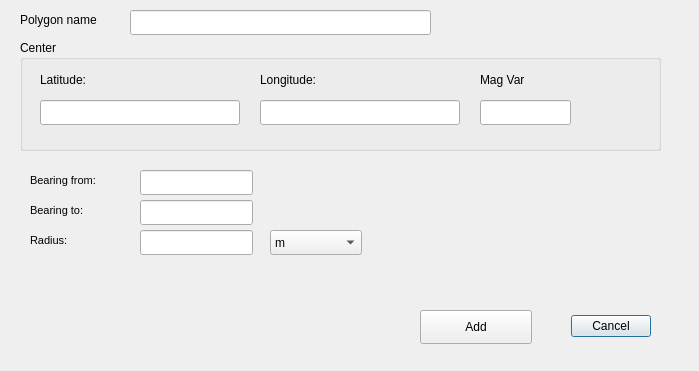
<?xml version="1.0" encoding="UTF-8"?>
<ui version="4.0">
 <class>CreateCircleSegmentDialogBase</class>
 <widget class="QDialog" name="CreateCircleSegmentDialogBase">
  <property name="geometry">
   <rect>
    <x>0</x>
    <y>0</y>
    <width>699</width>
    <height>371</height>
   </rect>
  </property>
  <property name="windowTitle">
   <string>CreateCircleSegment</string>
  </property>
  <widget class="QDialogButtonBox" name="button_box">
   <property name="geometry">
    <rect>
     <x>400</x>
     <y>310</y>
     <width>251</width>
     <height>32</height>
    </rect>
   </property>
   <property name="orientation">
    <enum>Qt::Horizontal</enum>
   </property>
   <property name="standardButtons">
    <set>QDialogButtonBox::Cancel</set>
   </property>
  </widget>
  <widget class="QLabel" name="label_10">
   <property name="geometry">
    <rect>
     <x>30</x>
     <y>170</y>
     <width>111</width>
     <height>21</height>
    </rect>
   </property>
   <property name="font">
    <font>
     <pointsize>8</pointsize>
     <weight>50</weight>
     <bold>false</bold>
    </font>
   </property>
   <property name="text">
    <string>Bearing from:</string>
   </property>
  </widget>
  <widget class="QLabel" name="label_11">
   <property name="geometry">
    <rect>
     <x>30</x>
     <y>200</y>
     <width>111</width>
     <height>21</height>
    </rect>
   </property>
   <property name="font">
    <font>
     <pointsize>8</pointsize>
     <weight>50</weight>
     <bold>false</bold>
    </font>
   </property>
   <property name="text">
    <string>Bearing to:</string>
   </property>
  </widget>
  <widget class="QLineEdit" name="lineEditPolyName">
   <property name="geometry">
    <rect>
     <x>130</x>
     <y>10</y>
     <width>301</width>
     <height>25</height>
    </rect>
   </property>
  </widget>
  <widget class="QLabel" name="label_4">
   <property name="geometry">
    <rect>
     <x>20</x>
     <y>10</y>
     <width>111</width>
     <height>19</height>
    </rect>
   </property>
   <property name="text">
    <string>Polygon name</string>
   </property>
  </widget>
  <widget class="QLineEdit" name="lineEditRadius">
   <property name="geometry">
    <rect>
     <x>140</x>
     <y>230</y>
     <width>113</width>
     <height>25</height>
    </rect>
   </property>
  </widget>
  <widget class="QGroupBox" name="groupBox">
   <property name="geometry">
    <rect>
     <x>20</x>
     <y>40</y>
     <width>641</width>
     <height>111</height>
    </rect>
   </property>
   <property name="title">
    <string>Center</string>
   </property>
   <widget class="QLabel" name="label">
    <property name="geometry">
     <rect>
      <x>20</x>
      <y>30</y>
      <width>68</width>
      <height>19</height>
     </rect>
    </property>
    <property name="text">
     <string>Latitude:</string>
    </property>
   </widget>
   <widget class="QLabel" name="label_2">
    <property name="geometry">
     <rect>
      <x>240</x>
      <y>30</y>
      <width>111</width>
      <height>19</height>
     </rect>
    </property>
    <property name="text">
     <string>Longitude:</string>
    </property>
   </widget>
   <widget class="QLineEdit" name="lineEditCenterLat">
    <property name="geometry">
     <rect>
      <x>20</x>
      <y>60</y>
      <width>200</width>
      <height>25</height>
     </rect>
    </property>
   </widget>
   <widget class="QLineEdit" name="lineEditCenterLon">
    <property name="geometry">
     <rect>
      <x>240</x>
      <y>60</y>
      <width>200</width>
      <height>25</height>
     </rect>
    </property>
   </widget>
   <widget class="QLabel" name="labelRefMagVar">
    <property name="enabled">
     <bool>true</bool>
    </property>
    <property name="geometry">
     <rect>
      <x>460</x>
      <y>30</y>
      <width>111</width>
      <height>19</height>
     </rect>
    </property>
    <property name="text">
     <string>Mag Var</string>
    </property>
   </widget>
   <widget class="QLineEdit" name="lineEditCenterMagVar">
    <property name="enabled">
     <bool>true</bool>
    </property>
    <property name="geometry">
     <rect>
      <x>460</x>
      <y>60</y>
      <width>91</width>
      <height>25</height>
     </rect>
    </property>
   </widget>
  </widget>
  <widget class="QComboBox" name="comboBoxRadiusUOM">
   <property name="geometry">
    <rect>
     <x>270</x>
     <y>230</y>
     <width>92</width>
     <height>25</height>
    </rect>
   </property>
   <item>
    <property name="text">
     <string>m</string>
    </property>
   </item>
   <item>
    <property name="text">
     <string>km</string>
    </property>
   </item>
   <item>
    <property name="text">
     <string>NM</string>
    </property>
   </item>
   <item>
    <property name="text">
     <string>feet</string>
    </property>
   </item>
   <item>
    <property name="text">
     <string>SM</string>
    </property>
   </item>
  </widget>
  <widget class="QLineEdit" name="lineEditBrngFrom">
   <property name="geometry">
    <rect>
     <x>140</x>
     <y>170</y>
     <width>113</width>
     <height>25</height>
    </rect>
   </property>
  </widget>
  <widget class="QLineEdit" name="lineEditBrngTo">
   <property name="geometry">
    <rect>
     <x>140</x>
     <y>200</y>
     <width>113</width>
     <height>25</height>
    </rect>
   </property>
  </widget>
  <widget class="QLabel" name="label_12">
   <property name="geometry">
    <rect>
     <x>30</x>
     <y>230</y>
     <width>111</width>
     <height>21</height>
    </rect>
   </property>
   <property name="font">
    <font>
     <pointsize>8</pointsize>
     <weight>50</weight>
     <bold>false</bold>
    </font>
   </property>
   <property name="text">
    <string>Radius:</string>
   </property>
  </widget>
  <widget class="QPushButton" name="pushButtonAddCircleSegment">
   <property name="geometry">
    <rect>
     <x>420</x>
     <y>310</y>
     <width>112</width>
     <height>34</height>
    </rect>
   </property>
   <property name="text">
    <string>Add</string>
   </property>
  </widget>
 </widget>
 <resources/>
 <connections>
  <connection>
   <sender>button_box</sender>
   <signal>accepted()</signal>
   <receiver>CreateCircleSegmentDialogBase</receiver>
   <slot>accept()</slot>
   <hints>
    <hint type="sourcelabel">
     <x>20</x>
     <y>20</y>
    </hint>
    <hint type="destinationlabel">
     <x>20</x>
     <y>20</y>
    </hint>
   </hints>
  </connection>
  <connection>
   <sender>button_box</sender>
   <signal>rejected()</signal>
   <receiver>CreateCircleSegmentDialogBase</receiver>
   <slot>reject()</slot>
   <hints>
    <hint type="sourcelabel">
     <x>20</x>
     <y>20</y>
    </hint>
    <hint type="destinationlabel">
     <x>20</x>
     <y>20</y>
    </hint>
   </hints>
  </connection>
 </connections>
</ui>
